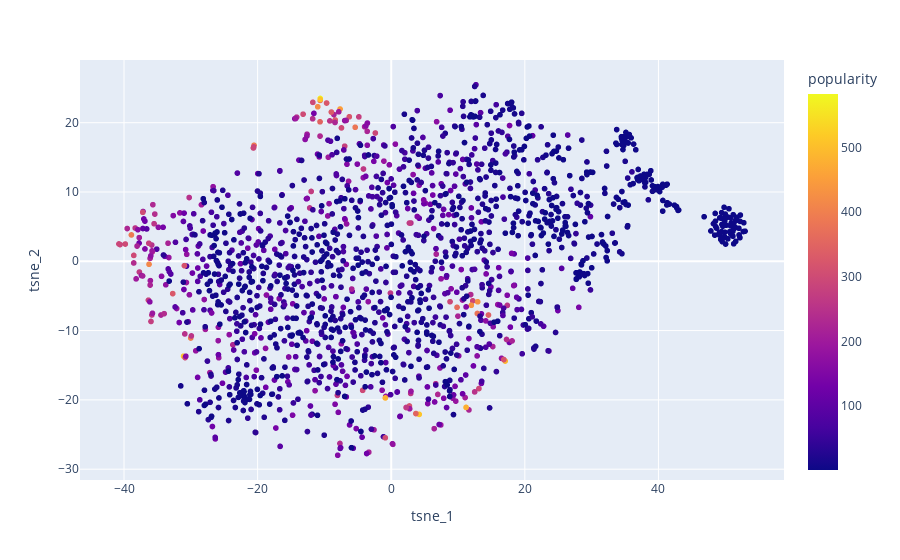

This figure's notebook cell:
### Code cell
import plotly.express as px

tsne_df = pd.DataFrame(item_tsne, columns=["tsne_1", "tsne_2"])
tsne_df["item_id"] = np.arange(item_tsne.shape[0])
tsne_df = tsne_df.merge(items.reset_index())

px.scatter(tsne_df, x="tsne_1", y="tsne_2",
           color="popularity",
           hover_data=["item_id", "title", "popularity"])

### Figure 1 — Plotly figure (JSON) as saved in the notebook; plotly's stock layout.template omitted (floating-point values rounded to 4 significant figures; data arrays with more than 128 entries replaced by an {"elided": "..."} marker saying what was removed)
{"data": [{"customdata": {"elided": "1682x3 mixed values"}, "hovertemplate": "tsne_1=%{x}<br>tsne_2=%{y}<br>item_id=%{customdata[0]}<br>title=%{customdata[1]}<br>popularity=%{marker.color}<extra></extra>", "legendgroup": "", "marker": {"color": {"elided": "1682 int values"}, "coloraxis": "coloraxis", "symbol": "circle"}, "mode": "markers", "name": "", "showlegend": false, "type": "scattergl", "x": {"elided": "1682 float values"}, "xaxis": "x", "y": {"elided": "1682 float values"}, "yaxis": "y"}], "layout": {"coloraxis": {"colorbar": {"title": {"text": "popularity"}}, "colorscale": [[0, "#0d0887"], [0.1111, "#46039f"], [0.2222, "#7201a8"], [0.3333, "#9c179e"], [0.4444, "#bd3786"], [0.5556, "#d8576b"], [0.6667, "#ed7953"], [0.7778, "#fb9f3a"], [0.8889, "#fdca26"], [1, "#f0f921"]]}, "legend": {"tracegroupgap": 0}, "margin": {"t": 60}, "xaxis": {"anchor": "y", "domain": [0, 1], "title": {"text": "tsne_1"}}, "yaxis": {"anchor": "x", "domain": [0, 1], "title": {"text": "tsne_2"}}}}
